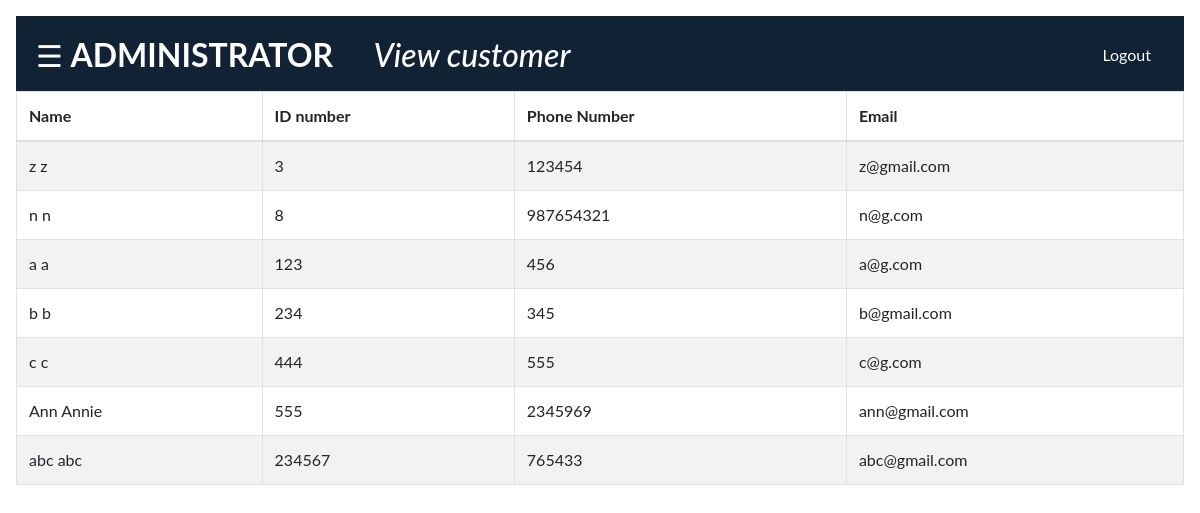
Page /readuser.php (signed in) on the committed database.
### tables this page shows
CREATE TABLE `customer` (
  `id` int(11) NOT NULL,
  `first_name` varchar(20) NOT NULL,
  `last_name` varchar(20) NOT NULL,
  `id_number` int(16) NOT NULL,
  `phone` varchar(15) NOT NULL,
  `email` varchar(40) NOT NULL,
  `password` varchar(16) NOT NULL,
  `status` tinyint(1) DEFAULT '1'
);

### readuser.php (the view, shortened to what this page needs)
<?php
include_once 'dbcon.php';
include_once 'header.php';
?>
<body>
<div id="main">
  <h2><span style="font-size:30px;cursor:pointer" onclick="openNav()">☰ </span> <b>ADMINISTRATOR</b> &nbsp;   &nbsp;  <i>View customer</i><a href="logout.php"><button name="logoutindex" type="Submit" class="btn"  style="color:#ffffff;background-color:#112235;  float: right; margin-right: 20px;">Logout</button></a></h2>
  <?php
$retrieveuser="SELECT * FROM customer WHERE status='1'";
$result=mysqli_query($conn,$retrieveuser);
$users=$result;
 ?>
<table class="table table-striped table-bordered table-condensed">
        <thead>
            <tr>
                <th>Name</th>
                <th>ID number</th>
                <th>Phone Number</th>
                <th>Email</th>
            </tr>
        </thead>
        <?php
foreach ($users as $user) {?>
        <tr>
   <td><?php echo htmlspecialchars($user['first_name']." ".$user['last_name']); ?></td>
   <td><?php echo htmlspecialchars($user['id_number']);?></td>
   <td><?php echo htmlspecialchars($user['phone']);?></td>
   <td><?php echo htmlspecialchars ($user['email']);?></td>
</tr>
<?php } ; ?>
</table>
</div>

### header.php (shortened to what this page needs)
<!DOCTYPE html>
<html>
<head>
	<link rel="stylesheet" href="https://stackpath.bootstrapcdn.com/bootstrap/4.1.3/css/bootstrap.min.css">
	<link rel="stylesheet" href="css/style.css">
	<link rel="stylesheet" href="css/bootstrap.css">
</head>
<body>

### style.css (style rules this page uses)
body { background-image: url(images/paris.jpg); line-height: 1.4px; margin:0; background-repeat: no-repeat; background-size: cover; background-position: center; background-attachment: fixed; }

### readuser.php (style rules this page uses)
body { font-family: "Lato", sans-serif; }
h2 { background-color: #112235; height: 75px; color: #ffffff; margin:0; padding-top: 20px; padding-left: 20px; }
#main { transition: margin-left .5s; padding: 16px; }

### rows in the picture
customer: first_name+last_name "z z", id_number "3", phone "123454", email "z@gmail.com"
customer: first_name+last_name "n n", id_number "8", phone "987654321", email "n@g.com"
customer: first_name+last_name "a a", id_number "123", phone "456", email "a@g.com"
customer: first_name+last_name "b b", id_number "234", phone "345", email "b@gmail.com"
customer: first_name+last_name "c c", id_number "444", phone "555", email "c@g.com"
customer: first_name+last_name "Ann Annie", id_number "555", phone "2345969", email "ann@gmail.com"
customer: first_name+last_name "abc abc", id_number "234567", phone "765433", email "abc@gmail.com"
